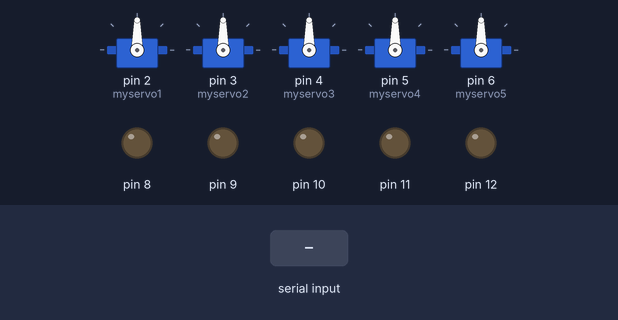
A sketch run on a simulated Arduino Uno, built with avr-gcc and run on an emulated ATmega328P. Parts: 5 × servo, output pins drawn as LEDs (lit = HIGH). The inputs (shaded band) are chosen by the test bench.

Above: at 1.2 s.
1.3 s: "1\n" received over Serial
At 2.7 s:
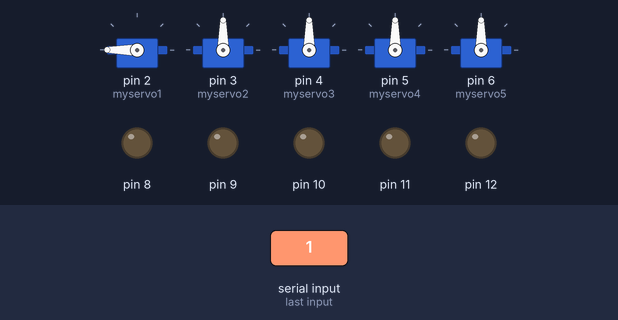
3.1 s: "2\n" received over Serial
At 4.1 s:
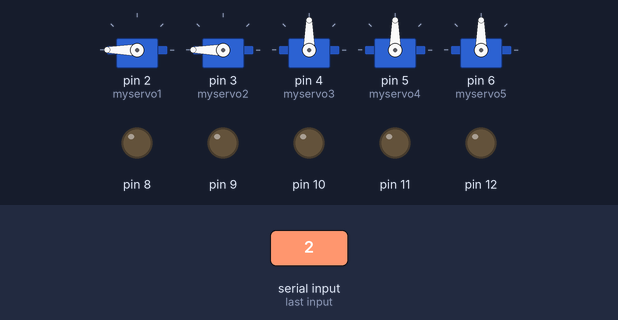
4.9 s: "3\n" received over Serial
At 6.4 s:
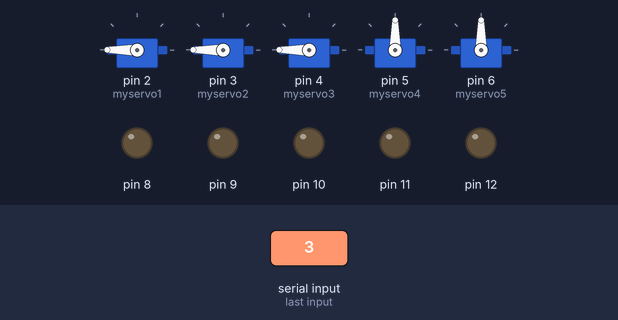
6.7 s: "4\n" received over Serial
At 8.0 s:
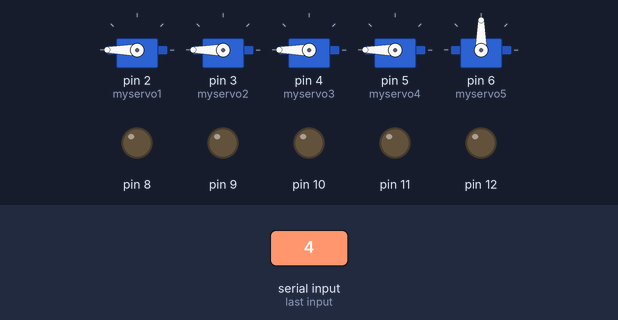
8.5 s: "5\n" received over Serial
At 9.4 s:
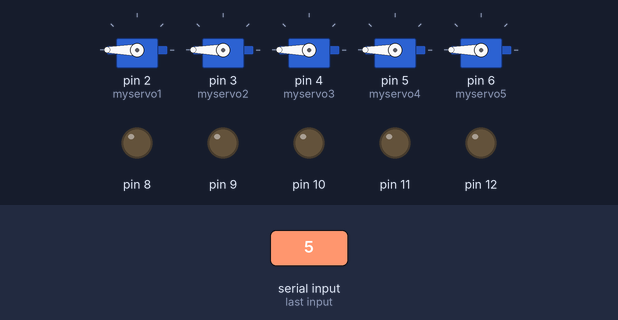
10.3 s: "1\n" received over Serial
At 12.0 s:
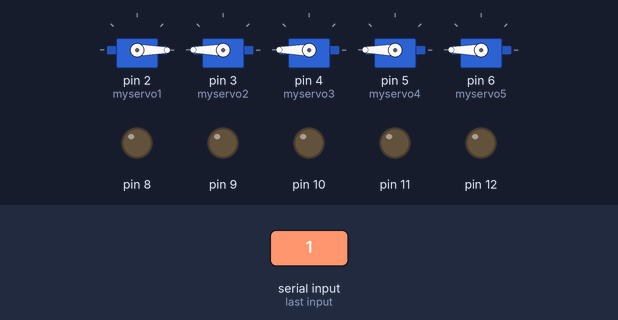
Timing chart, 0 to 13.1 s (numbered marks = the images above; inputs shaded):
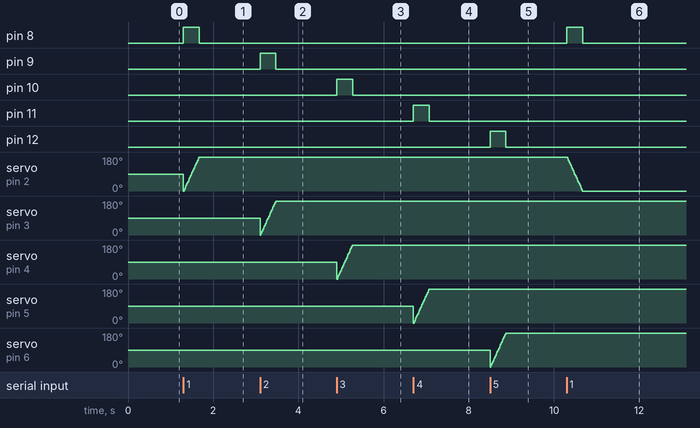

Measured:
- after the input at 1.3 s, pin 8: LOW → HIGH at once, → LOW 0.37 s later
- after the input at 3.1 s, pin 9: LOW → HIGH at once, → LOW 0.37 s later
- after the input at 4.9 s, pin 10: LOW → HIGH at once, → LOW 0.37 s later
- after the input at 6.7 s, pin 11: LOW → HIGH at once, → LOW 0.37 s later
- after the input at 8.5 s, pin 12: LOW → HIGH at once, → LOW 0.37 s later
- after the input at 10.3 s, pin 8: LOW → HIGH at once, → LOW 0.37 s later; servo on pin 2 (myservo1): moves from 180° to 0° over 0.34 s, starting at once

The sketch:

arduino_code.ino
```cpp
#include <Servo.h>

int x;
int pos;

bool servo1 = false; //Pulgar - Amarillo
bool servo2 = false; //Indice - Azul
bool servo3 = false; //Centro - Rojo
bool servo4 = false; //Anular - Verde
bool servo5 = false; //Meñique - BlancoNaranja
Servo myservo1; //Pulgar - Amarillo
Servo myservo2; //Indice - Azul
Servo myservo3; //Centro - Rojo
Servo myservo4; //Anular - Verde
Servo myservo5; //Meñique - BlancoNaranja

void setup() {
  Serial.begin(115200);
  Serial.setTimeout(1);
  myservo1.attach(2);
  myservo2.attach(3);
  myservo3.attach(4);
  myservo4.attach(5);
  myservo5.attach(6);
  pinMode(8,OUTPUT);
  pinMode(9,OUTPUT);
  pinMode(10,OUTPUT);
  pinMode(11,OUTPUT);
  pinMode(12,OUTPUT);
}

void loop() {

  while (!Serial.available());
  x = Serial.readString().toInt();

  if ( x == 1 ) {
    digitalWrite(8,HIGH);
    if ( servo1 == true ) {
      for (pos = 180; pos >= 0; pos -= 5) {
        myservo1.write(pos);
        delay(10);
      }
      servo1 = false;
    } else if ( servo1 == false ) {
      for (pos = 0; pos <= 180; pos += 5) {
        myservo1.write(pos);
        delay(10);
      }
      servo1 = true;
    }
    digitalWrite(8,LOW);
  }
  else if ( x == 2 ) {
    digitalWrite(9,HIGH);
    if ( servo2 == true ) {
      for (pos = 180; pos >= 0; pos -= 5) {
        myservo2.write(pos);
        delay(10);
      }
      servo2 = false;
    } else if ( servo2 == false ) {
      for (pos = 0; pos <= 180; pos += 5) {
        myservo2.write(pos);
        delay(10);
      }
      servo2 = true;
    }
    digitalWrite(9,LOW);
  }
  else if ( x == 3 ) {
    digitalWrite(10,HIGH);
    if ( servo3 == true ) {
      for (pos = 180; pos >= 0; pos -= 5) {
        myservo3.write(pos);
        delay(10);
      }
      servo3 = false;
    } else if ( servo3 == false ) {
      for (pos = 0; pos <= 180; pos += 5) {
        myservo3.write(pos);
        delay(10);
      }
      servo3 = true;
    }
    digitalWrite(10,LOW);
  }
  else if ( x == 4 ) {
    digitalWrite(11,HIGH);
    if ( servo4 == true ) {
      for (pos = 180; pos >= 0; pos -= 5) {
        myservo4.write(pos);
        delay(10);
      }
      servo4 = false;
    } else if ( servo4 == false ) {
      for (pos = 0; pos <= 180; pos += 5) {
        myservo4.write(pos);
        delay(10);
      }
      servo4 = true;
    }
    digitalWrite(11,LOW);
  }
  else if ( x == 5 ) {
    digitalWrite(12,HIGH);
    if ( servo5 == true ) {
      for (pos = 180; pos >= 0; pos -= 5) {
        myservo5.write(pos);
        delay(10);
      }
      servo5 = false;
    } else if ( servo5 == false ) {
      for (pos = 0; pos <= 180; pos += 5) {
        myservo5.write(pos);
        delay(10);
      }
      servo5 = true;
    }
    digitalWrite(12,LOW);
  }

}
```
